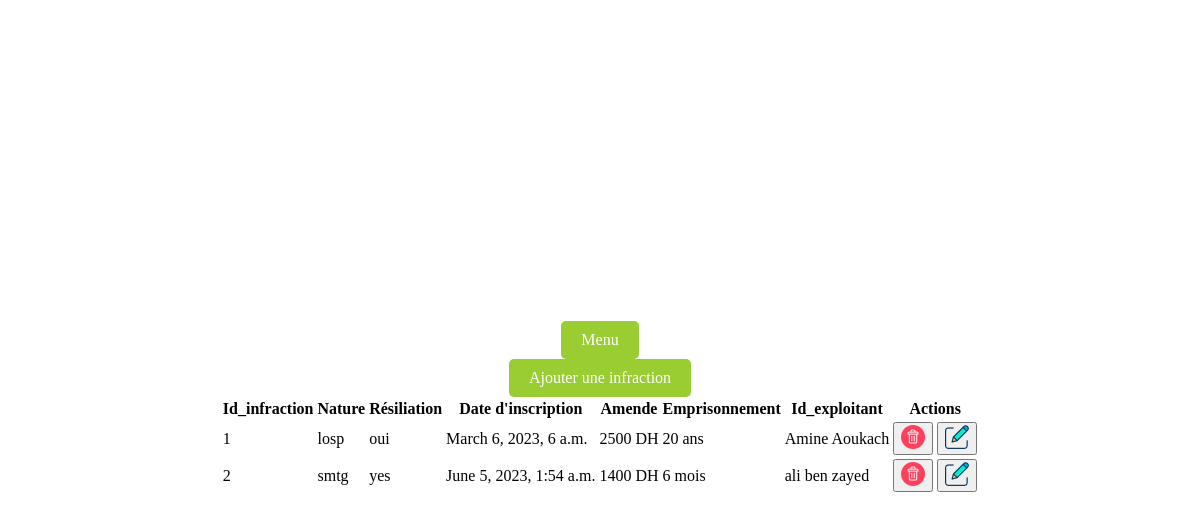
Before: /infractions with the older database file.
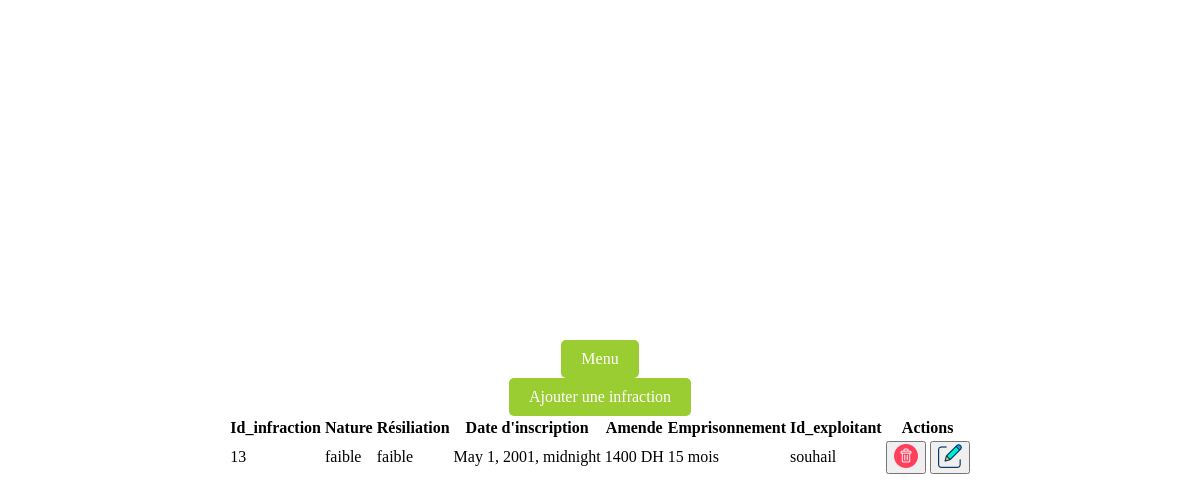
After: the same page with the newer database file.
### infraction/models.py (models this page shows, shortened)
class Infrac(models.Model):
   Id_infraction = models.AutoField(primary_key=True)
   Nature = models.CharField(max_length=100)
   Resiliation = models.CharField(max_length=100)
   Inscription_date = models.DateTimeField(blank=True, null=True)
   Amende = models.CharField(max_length=100)
   Emprisonement = models.CharField(max_length=100)
   Id_exploitant = models.ForeignKey(Exploi, on_delete=models.CASCADE)

class Exploi(models.Model):
   Id_exploitant = models.AutoField(primary_key=True)
   Nom_complet = models.CharField(max_length=40)
   CIN = models.CharField(max_length=100)
   Adresse = models.CharField(max_length=100)
   Tele = models.CharField(max_length=100)
   def __str__(self):
      return self.Nom_complet

### infraction/views.py (the view)
# urls.py: path('infractions', views.infractions, name='infractions'),
def infractions(request):
    Infracs = Infrac.objects.all()
    return render(request, 'infraction/infrac_list.html', {'Infracs': Infracs})

### infraction/templates/infraction/infrac_list.html (shortened to what this page needs)
{% load static %}
<!DOCTYPE html>
<html>
<head>
</head>
<body>
    <div class="container">
        <a href="{% url 'bienv' %}" class="custom-button">Menu</a>
  <div>
    <div class="container">
        <a href="{% url 'infrac_create' %}" class="custom-button">Ajouter une infraction</a>
  <div>
    <table>
        <thead>
            <tr>
                <th>Id_infraction</th>
                <th>Nature</th>
                <th>Résiliation</th>
                <th>Date d'inscription</th>
                <th>Amende</th>
                <th>Emprisonnement</th>
                <th>Id_exploitant</th>
                <th>Actions</th>
            </tr>
        </thead>
        <tbody>
            {% for infrac in Infracs %}
            <tr>
                <td>{{ infrac.Id_infraction }}</td>
                <td>{{ infrac.Nature }}</td>
                <td>{{ infrac.Resiliation }}</td>
                <td>{{ infrac.Inscription_date }}</td>
                <td>{{ infrac.Amende }}</td>
                <td>{{ infrac.Emprisonement }}</td>
                <td>{{ infrac.Id_exploitant }}</td>
                <td>
                    <form action="{% url 'infrac_delete' id_infraction=infrac.Id_infraction %}" method="post" style="display: inline;">
                        <button type="submit" class="btn-icon" title="Supprimer">
                            <img src="{% static 'icons/delete.png' %}" alt="Supprimer">
                        </button>
                    </form>
                    <form action="{% url 'infrac_edit' id_infraction=infrac.Id_infraction %}" method="post" style="display: inline;">
                        <button type="submit" class="btn-icon" title="Modifier">
                            <img src="{% static 'icons/edit.png' %}" alt="Modifier">
                        </button>
                    </form>
                </td>
            </tr>
            {% endfor %}
        </tbody>
    </table>
</body>
</html>

### infraction/templates/infraction/infrac_list.html (style rules this page uses)
body { display: flex; justify-content: center; align-items: center; height: 100vh; }
.custom-button { display: block; justify-content: center; width: fit-content; margin: 0 auto; padding: 10px 20px; background-color: yellowgreen; color: white; text-decoration: none; border: none; border-radius: 5px; }

Changed rows visible on the page:
removed Infrac: Id_infraction "1", Nature "losp", Resiliation "oui", Inscription_date "March 6, 2023, 6 a.m.", Amende "2500 DH", Emprisonement "20 ans", Id_exploitant "Amine Aoukach"
removed Infrac: Id_infraction "2", Nature "smtg", Resiliation "yes", Inscription_date "June 5, 2023, 1:54 a.m.", Amende "1400 DH", Emprisonement "6 mois", Id_exploitant "ali ben zayed"
added Infrac: Id_infraction "13", Nature "faible", Resiliation "faible", Inscription_date "May 1, 2001, midnight", Amende "1400 DH", Emprisonement "15 mois", Id_exploitant "souhail"
